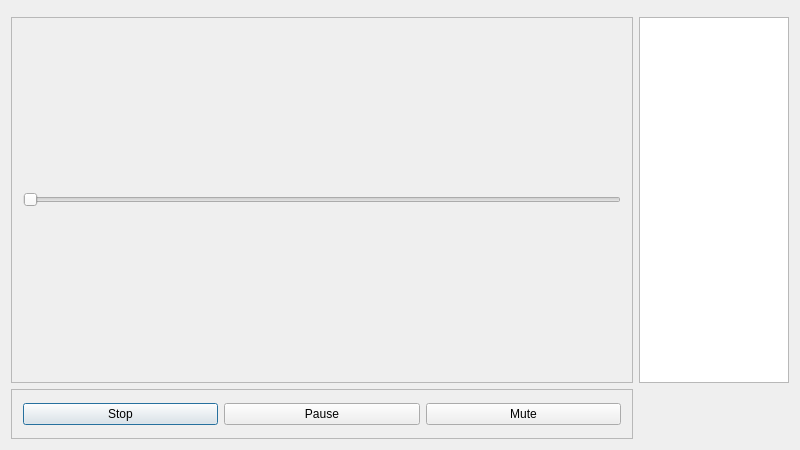
<?xml version="1.0" encoding="UTF-8"?>
<ui version="4.0">
 <class>PlayerWindow</class>
 <widget class="QDialog" name="PlayerWindow">
  <property name="geometry">
   <rect>
    <x>0</x>
    <y>0</y>
    <width>800</width>
    <height>450</height>
   </rect>
  </property>
  <property name="windowTitle">
   <string>Dialog</string>
  </property>
  <layout class="QGridLayout" name="gridLayout">
   <item row="0" column="0">
    <widget class="QWidget" name="dockWidgetContents" native="true"/>
   </item>
   <item row="2" column="0" colspan="2">
    <widget class="QFrame" name="frame">
     <property name="sizePolicy">
      <sizepolicy hsizetype="Preferred" vsizetype="Fixed">
       <horstretch>0</horstretch>
       <verstretch>0</verstretch>
      </sizepolicy>
     </property>
     <property name="minimumSize">
      <size>
       <width>0</width>
       <height>50</height>
      </size>
     </property>
     <property name="frameShape">
      <enum>QFrame::StyledPanel</enum>
     </property>
     <property name="frameShadow">
      <enum>QFrame::Raised</enum>
     </property>
     <layout class="QHBoxLayout" name="horizontalLayout">
      <item>
       <widget class="QPushButton" name="pushButton_3">
        <property name="text">
         <string>Stop</string>
        </property>
       </widget>
      </item>
      <item>
       <widget class="QPushButton" name="pushButton_2">
        <property name="text">
         <string>Pause</string>
        </property>
       </widget>
      </item>
      <item>
       <widget class="QPushButton" name="pushButton">
        <property name="text">
         <string>Mute</string>
        </property>
       </widget>
      </item>
     </layout>
    </widget>
   </item>
   <item row="1" column="2">
    <widget class="QListView" name="listView">
     <property name="sizePolicy">
      <sizepolicy hsizetype="Minimum" vsizetype="Expanding">
       <horstretch>0</horstretch>
       <verstretch>0</verstretch>
      </sizepolicy>
     </property>
     <property name="maximumSize">
      <size>
       <width>150</width>
       <height>16777215</height>
      </size>
     </property>
    </widget>
   </item>
   <item row="1" column="0" colspan="2">
    <widget class="QFrame" name="frame_2">
     <property name="frameShape">
      <enum>QFrame::StyledPanel</enum>
     </property>
     <property name="frameShadow">
      <enum>QFrame::Raised</enum>
     </property>
     <layout class="QVBoxLayout" name="verticalLayout">
      <item>
       <layout class="QVBoxLayout" name="layout_player"/>
      </item>
      <item>
       <widget class="QSlider" name="horizontalSlider">
        <property name="orientation">
         <enum>Qt::Horizontal</enum>
        </property>
       </widget>
      </item>
     </layout>
    </widget>
   </item>
  </layout>
 </widget>
 <layoutdefault spacing="6" margin="11"/>
 <resources/>
 <connections/>
</ui>
